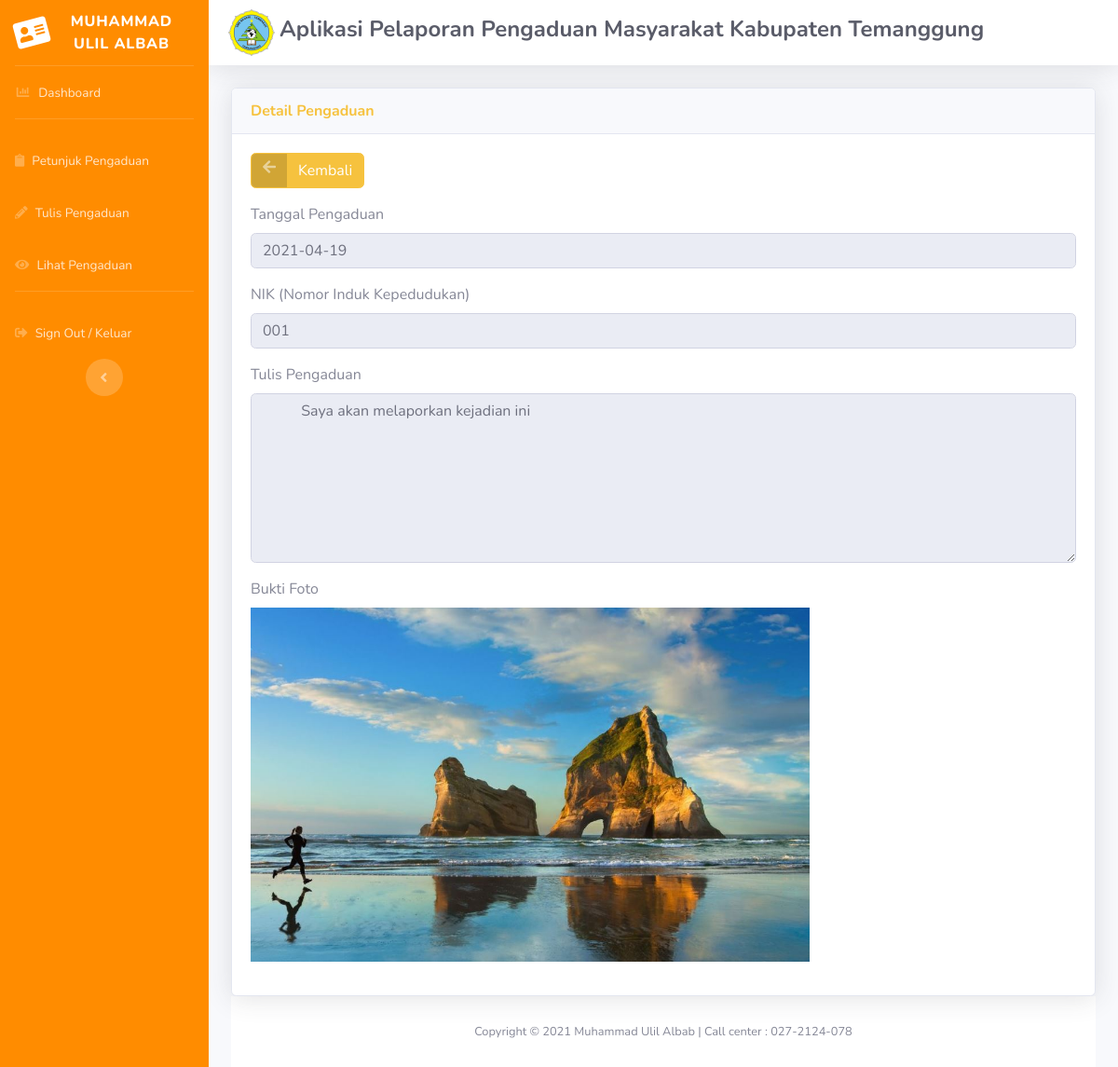
The page /masyarakat.php?url=detail_pengaduan&id=9 (signed in) on the database its author committed.
### tables this page shows
CREATE TABLE `pengaduan` (
  `id_pengaduan` int(11) NOT NULL,
  `tgl_pengaduan` date NOT NULL,
  `nik` char(16) NOT NULL,
  `isi_laporan` text NOT NULL,
  `foto` varchar(255) NOT NULL,
  `status` enum('0','proses','selesai','') NOT NULL
);

### detail_pengaduan.php (the view, shortened to what this page needs)
<!DOCTYPE html>
<html lang="en">
<head>
  <link href="vendor/fontawesome-free/css/all.min.css" rel="stylesheet" type="text/css">
  <link href="css/sb-admin-2.min.css" rel="stylesheet">
</head>
<body id="page-top">
<div class="card shadow">
  <div class="card-header font-weight-bold text-warning">
    Detail Pengaduan
  </div>
    <div class="card-body">
  <div class="form-group cols-sm-6">
  <a href="?url=lihat_pengaduan" class="btn btn-warning btn-icon-split">
    <span class="icon text-white-50">
      <i class="fas fa-arrow-left"></i>
    </span>
    <span class="text">Kembali</span>
  </a>
</div>
    <form action="" method="post" class="form-horizontal" enctype="multipart/form-data">
      <?php
      require 'koneksi.php';
      $sql=mysqli_query($koneksi,"select * from pengaduan where id_pengaduan='$_GET[id]'");
      $data =mysqli_fetch_array($sql);
      if($sql)
      {
      ?>
      <div class="form-group cols-sm-6">
        <label>Tanggal Pengaduan</label>
        <input type="text" name="tgl_pengaduan" value="<?php echo $data['tgl_pengaduan']; ?>" class="form-control" readonly>
      </div>
      <div class="form-group cols-sm-6">
        <label>NIK (Nomor Induk Kepedudukan)</label>
        <input type="text" name="nik" value="<?php echo $data['nik']; ?>" class="form-control" readonly>
      </div>
      <div class="form-group cols-sm-6">
        <label>Tulis Pengaduan</label>
        <textarea class="form-control" rows="7" name="isi_laporan" readonly="">
          <?php echo $data['isi_laporan']; ?>
          </textarea>
      </div>
      <div class="form-group cols-sm-6">
        <label>Bukti Foto</label>
        <div>
        <img src="foto/<?php echo $data['foto']; ?>" width=600>
      </div>
      </div>
    <?php } ?>
    </form>
</body>
</html>

### rows shown on the page
pengaduan: tgl_pengaduan "2021-04-19", nik "001", isi_laporan "Saya akan melaporkan kejadian ini", foto (picture)
